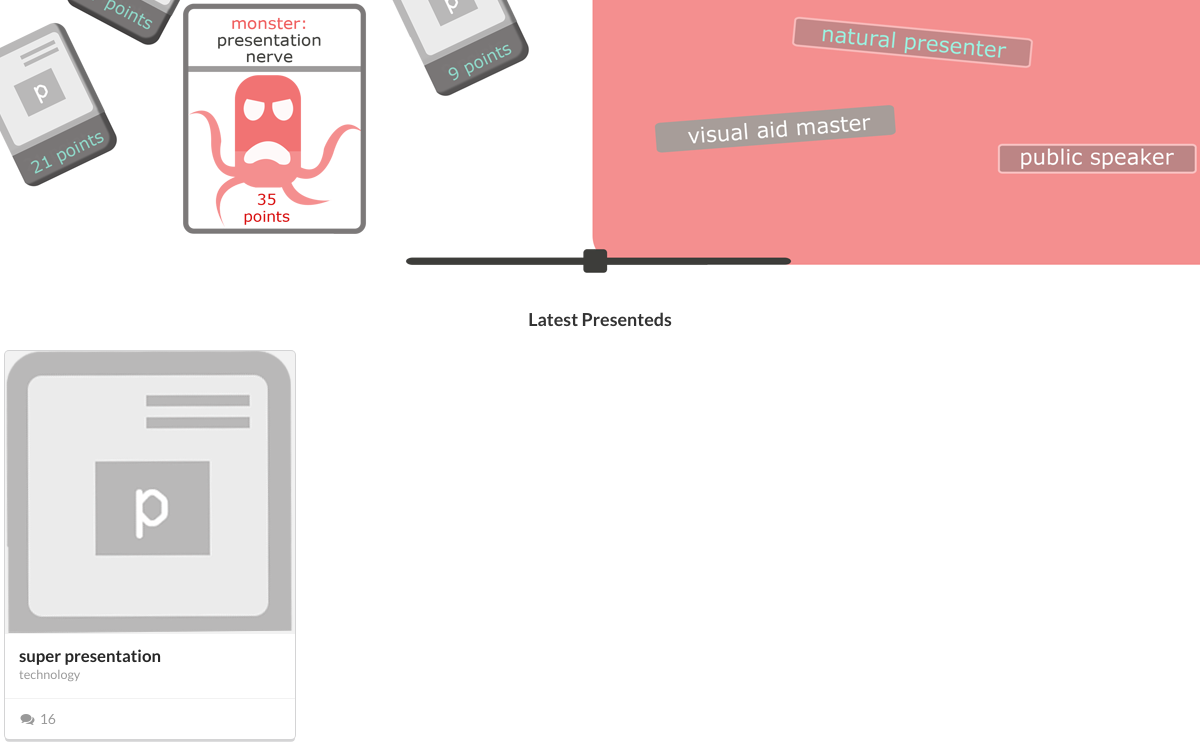
Before: / (lower part) with the older database file.
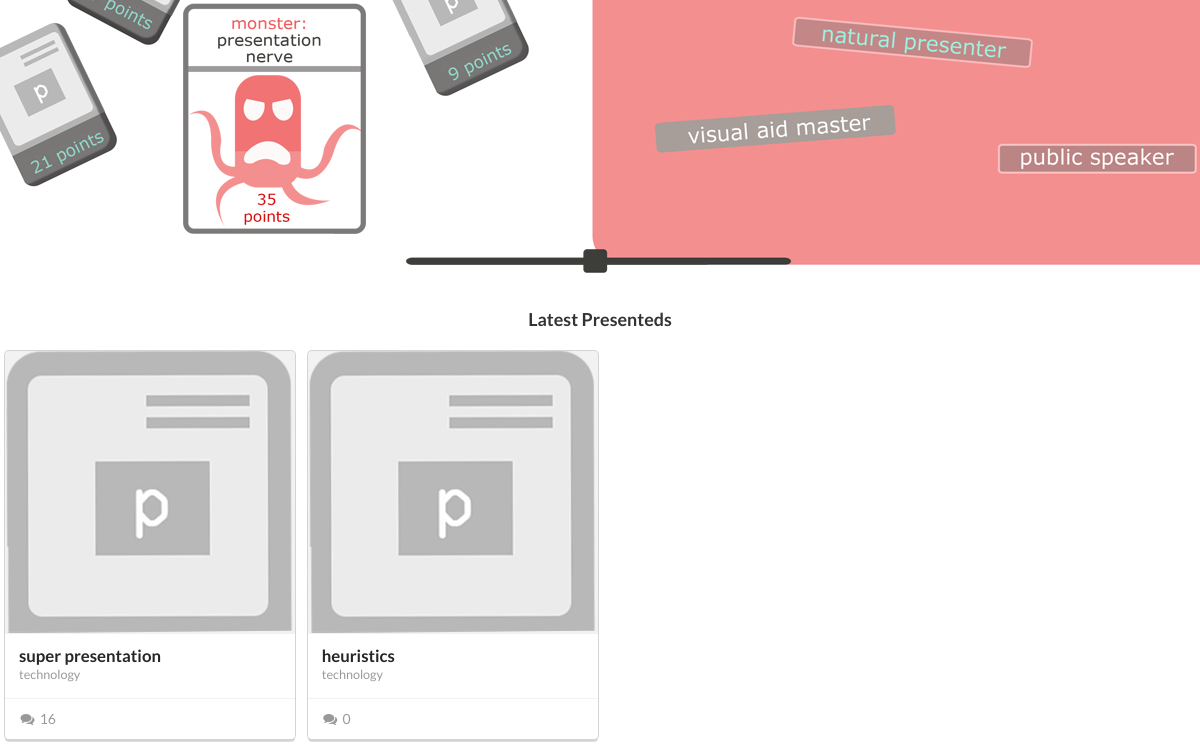
After: the same page with the newer database file.
### presenteds/models.py (models this page shows, shortened)
class Presentation(models.Model):
    owner = models.ForeignKey(User)
    name = models.CharField(max_length=255)
    category = models.ForeignKey(Category, null=True, blank=True)
    file = models.FileField(upload_to='/', null=True, blank=True)
    next = models.ForeignKey('self', null=True, blank=True)
    view_count = models.IntegerField(default=0)
    like_count = models.IntegerField(default=0)
    create_date = models.DateTimeField(auto_now_add=True)

class Category(models.Model):
    name = models.CharField(max_length=255)
    def __str__(self):
        return self.name

### presenteds/views.py (the view)
# urls.py: url(r'^$', presenteds_index, name='index'),
def index(request):
    return render(request, 'index.html', {'presentations':Presentation.objects.reverse().exclude(name__isnull=True)[:10]})

### presenteds/templates/index.html (shortened to what this page needs)
{% extends "main.html" %}
{% load staticfiles %}
{% block body %}
    <div class="bg">
    </div>
    <div>
        <div class="ui centered header">
            <h3>Latest Presenteds</h3>
        </div>
        {% for presentation in presentations %}
            <a class="ui card" href="{% url 'detail' presentation.id %}">
                <div class="image">
                    <img src="{% static 'img/card_bg.png'%}">
                </div>
                <div class="content">
                    <div class="header">{{ presentation.name }}</div>
                    <div class="meta">
                        <span class="category">{{ presentation.category }}</span>
                    </div>
                </div>
                <div class="extra content">
                    <i class="comments icon"></i>{{ presentation.comment_set.count }}
                </div>
            </a>
        {% endfor %}
    </div>
{% endblock %}

Changed rows visible on the page:
added Presentation: name "heuristics", category "technology", comment_set.count "0"
